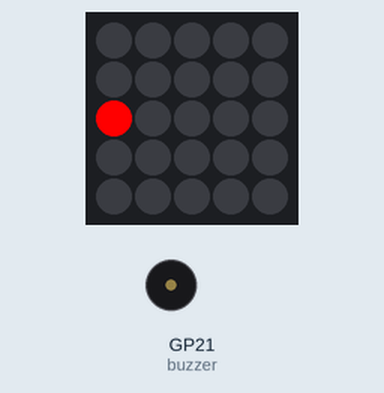
A program run on a simulated Raspberry Pi Pico running MicroPython. On the bench: 5×5 RGB LED matrix, buzzer (waves = sounding). Random numbers come from a fixed seed; the 25 LEDs are laid out as on the BitDogLab board (LED 0 bottom right, every second row reversed). At 23.8 s the program stops and its outputs stay as they are.

Above: at 0.15 s.
At 7.0 s:
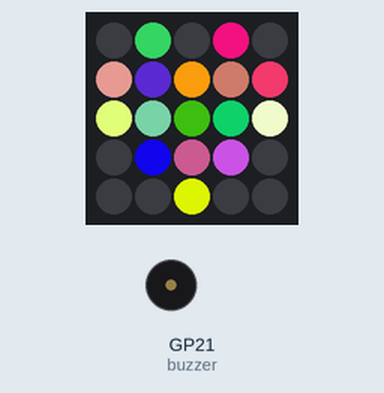
At 15.18 s:
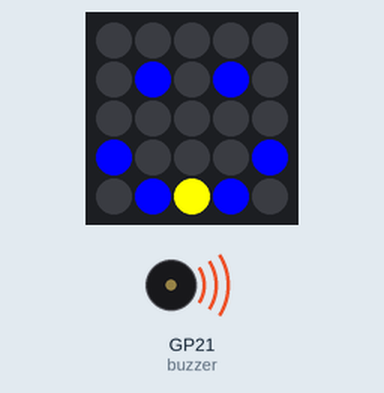
At 18.9 s:
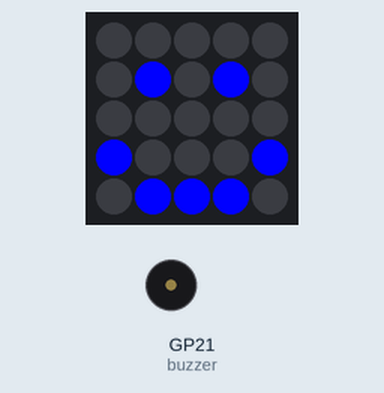
Timing chart, 0 to 20.4 s (numbered marks = the images above):
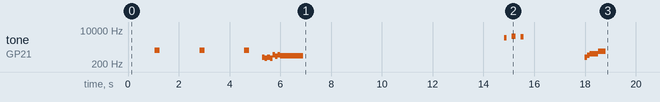

Measured:
- by itself, tone on GP21 (buzzer): plays 1000 Hz for 0.20 s, 1000 Hz for 0.20 s, 1000 Hz for 0.20 s, 440 Hz for 0.10 s, 392 Hz for 0.10 s, 440 Hz for 0.10 s … (18 notes in this stretch)
- what the display in image 1 shows lasts 1.6 s, from 6.8 s to 8.4 s

The program:

Composi__o_V4A.py
```python
from machine import PWM, Pin
import neopixel
import time
import random

# Configuração do NeoPixel
NUM_LEDS = 25
np = neopixel.NeoPixel(Pin(7), NUM_LEDS)

# Configuração do Buzzer
buzzer = PWM(Pin(21))
buzzer_freq = 1000  # Frequência para o beep

def beep(duration=0.2):
    ''' Toca um beep com a duração especificada '''
    buzzer.freq(buzzer_freq)
    buzzer.duty_u16(5000)  # Intensidade média
    time.sleep(duration)
    buzzer.duty_u16(0)  # Desliga o buzzer

def dim_leds(led_sequence, current_index):
    # Define o fator de diminuição de intensidade baseado no índice atual do LED
    dim_factor = 255 // (len(led_sequence) - current_index)
    for idx, led in enumerate(led_sequence):
        if idx < current_index:
            r, g, b = np[led]
            r = max(r - dim_factor, 0)
            np[led] = (r, g, b)

def turn_off_all_leds():
    ''' Desliga todos os LEDs '''
    for i in range(NUM_LEDS):
        np[i] = (0, 0, 0)
    np.write()

def heartbeat_effect(sequence):
    initial_delay = 0.3  # tempo inicial entre LEDs
    decrement = 0.05  # valor a ser decrementado a cada LED

    # Limpa todos os LEDs
    turn_off_all_leds()

    for idx, led in enumerate(sequence):
        np[led] = (255, 0, 0)  # Acende o LED vermelho
        dim_leds(sequence, idx)  # Diminui o brilho dos LEDs na sequência
        np.write()
        time.sleep(initial_delay - idx * decrement)

    # Toca o beep no buzzer
    beep()

    # Aguarda um pouco e depois desliga todos os LEDs
    time.sleep(0.3)
    turn_off_all_leds()

def heart():
    """Acende um coração grande na matriz de LEDs."""
    # Primeiro, desligamos todos os LEDs para garantir que começa "limpo"
    turn_off_all_leds()

    # Lista dos LEDs que devem ser acesos para o coração
    heart_leds = [2, 6, 14, 15, 23, 17, 21, 19, 10, 8]

    # Acendendo os LEDs em vermelho
    for led in heart_leds:
        np[led] = (255, 0, 0)  # RED

    np.write()

# Sequência de LEDs para simular o pulso cardíaco
sequence = [14, 6, 12, 17, 21, 10]

# Especifica o número de repetições desejado
num_repetitions = 3
for _ in range(num_repetitions):
    heartbeat_effect(sequence)
    # Exibe o coração grande
    heart()
    time.sleep(0.2)

# AQUI COMEÇA O CÓDIGO DE ACENDER OS LEDs DO CORAÇÃO ALEATORIAMENTE
def random_color(dim_factor=1):
    """Gera uma cor aleatória."""
    return (int(random.randint(0, 255) * dim_factor),
            int(random.randint(0, 255) * dim_factor),
            int(random.randint(0, 255) * dim_factor))

def l3_37_sound_and_lights():
    border_heart_leds = [2, 6, 14, 15, 23, 17, 21, 19, 10, 8]
    inner_heart_leds = [7, 13, 12, 11, 16, 18]
    already_illuminated = []

    for freq in [440, 392, 440, 392]:  # Notas: A, G
        random_led = random.choice([led for led in border_heart_leds + inner_heart_leds if led not in already_illuminated])
        already_illuminated.append(random_led)
        color_intensity = 0.5 if random_led in inner_heart_leds else 1
        np[random_led] = random_color(color_intensity)
        np.write()
        buzzer.freq(freq)
        buzzer.duty_u16(5000)
        time.sleep(0.1)

    for freq in [587, 493, 587, 523]:  # Notas: D, B, D, C
        random_led = random.choice([led for led in border_heart_leds + inner_heart_leds if led not in already_illuminated])
        already_illuminated.append(random_led)
        color_intensity = 0.5 if random_led in inner_heart_leds else 1
        np[random_led] = random_color(color_intensity)
        np.write()
        buzzer.freq(freq)
        buzzer.duty_u16(5000)
        time.sleep(0.10)

    for led in [l for l in border_heart_leds + inner_heart_leds if l not in already_illuminated]:
        color_intensity = 0.5 if led in inner_heart_leds else 1
        np[led] = random_color(color_intensity)
        np.write()
        time.sleep(0.1)

    buzzer.duty_u16(0)

l3_37_sound_and_lights()
time.sleep(1.5)

# Primeiro, desligamos todos os LEDs para garantir que começa "limpo"
turn_off_all_leds()
time.sleep(1.5)

# definir cores para os LEDs
RED = (255, 0, 0)
GREEN = (0, 255, 0)
BLUE = (0, 0, 255)
YELLOW = (255, 255, 0)
MAGENTA = (255, 0, 255)
CYAN = (0, 255, 255)
WHITE = (255, 255, 255)
BLACK = (0, 0, 0)

# acender cada LED do rostinhoem uma cor diferente
np[0] = BLACK
np[1] = BLUE
np[2] = BLUE
np[3] = BLUE
np[4] = BLACK
np[5] = BLUE
np[6] = BLACK
np[7] = BLACK
np[8] = BLACK
np[9] = BLUE
np[10] = BLACK
np[11] = BLACK
np[12] = BLACK
np[13] = BLACK
np[14] = BLACK
np[15] = BLACK
np[16] = BLUE
np[17] = BLACK
np[18] = BLUE
np[19] = BLACK
np[20] = BLACK
np[21] = BLACK
np[22] = BLACK
np[23] = BLACK
np[24] = BLACK

np.write()

# aguardar 1 segundo
time.sleep(1)

# acender cada LED em uma cor diferente
np[5] = BLUE
np[6] = BLACK
np[7] = BLACK
np[8] = BLACK
np[9] = BLUE
np[0] = BLACK
np[1] = BLUE
np[2] = BLUE
np[3] = BLUE
np[4] = BLACK
np[10] = BLACK
np[11] = BLACK
np[12] = BLACK
np[13] = BLACK
np[14] = BLACK
np[15] = BLACK
np[16] = BLUE
np[17] = BLACK
np[18] = RED
np[19] = BLACK
np[20] = BLACK
np[21] = BLACK
np[22] = BLACK
np[23] = BLACK
np[24] = BLACK

np.write()

def door_swish():
    buzzer = PWM(Pin(21))

    for freq in range(1000, 2000, 50):
        buzzer.freq(freq)
        buzzer.duty_u16(40000)
        time.sleep(0.005)
    for freq in range(2000, 1000, -50):
        buzzer.freq(freq)
        buzzer.duty_u16(40000)
        time.sleep(0.005)
    buzzer.duty_u16(0)

# Testar o efeito
door_swish()

# aguardar 1 segundo
time.sleep(.7)

# acender cada LED em uma cor diferente
np[5] = BLUE
np[6] = BLACK
np[7] = BLACK
np[8] = BLACK
np[9] = BLUE
np[0] = BLACK
np[1] = BLUE
np[2] = BLUE
np[3] = BLUE
np[4] = BLACK
np[10] = BLACK
np[11] = BLACK
np[12] = BLACK
np[13] = BLACK
np[14] = BLACK
np[15] = BLACK
np[16] = BLUE
np[17] = BLACK
np[18] = BLUE
np[19] = BLACK
np[20] = BLACK
np[21] = BLACK
np[22] = BLACK
np[23] = BLACK
np[24] = BLACK

np.write()

# aguardar 1 segundo
time.sleep(3)

#define função de som sincronizada com o led da boca piscando
def r2d2_beep():
    buzzer = PWM(Pin(21))

    # Primeiro bipe
    buzzer.freq(4000)
    buzzer.duty_u16(30000)
    time.sleep(0.1)
    buzzer.duty_u16(0)
    np[2] = YELLOW
    np.write()
    time.sleep(0.2)

    # Segundo bipe
    buzzer.freq(5000)
    buzzer.duty_u16(30000)
    time.sleep(0.15)
    buzzer.duty_u16(0)
    np[2] = CYAN
    np.write()
    time.sleep(0.2)

    # Terceiro bipe
    buzzer.freq(4500)
    buzzer.duty_u16(30000)
    time.sleep(0.12)
    buzzer.duty_u16(0)
    np[2] = GREEN
    np.write()
    time.sleep(0.2)


r2d2_beep()

np[2] = BLUE
np.write()

time.sleep(2.2)

def triple_zero_sound():
    buzzer = PWM(Pin(21))

    # Sequência inicial educada
    for freq in [440, 554, 660]:  # Notas: A, C#, E
        buzzer.freq(freq)
        buzzer.duty_u16(5000)
        time.sleep(0.1)

        np[16] = BLACK
        np[18] = BLACK
        np.write()

    # Transição sinistra e abrupta
    for freq in range(660, 880, 5):
        buzzer.freq(freq)
        buzzer.duty_u16(5000)
        time.sleep(0.005)

    # Parada súbita
    buzzer.freq(880)
    time.sleep(0.3)

    np[16] = BLUE
    np[18] = BLUE
    np.write()

    # Desliga o buzzer ao final
    buzzer.duty_u16(0)

triple_zero_sound()

time.sleep(5)


# apagar todos os LEDs
for i in range(len(np)):
    np[i] = BLACK
np.write()
```
